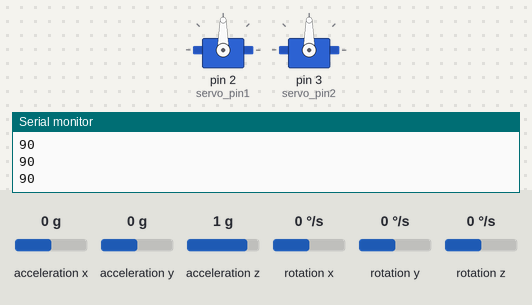
Recording of a sketch running on a simulated Arduino Uno, built with avr-gcc and run on an emulated ATmega328P. Shown: 2 × servo, the last lines printed to the serial monitor. The test bench sets the inputs (shaded band); at power-on: acceleration x 0 g, acceleration y 0 g, acceleration z 1 g, rotation x 0 °/s, rotation y 0 °/s, rotation z 0 °/s.

Above: at 3.2 s.
3.3 s: acceleration x set to -1.4 g
At 4.4 s:
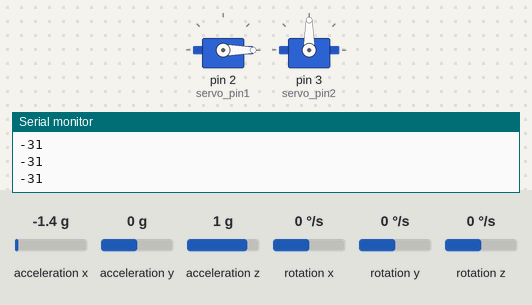
4.9 s: acceleration y set to -1.4 g
At 5.6 s:
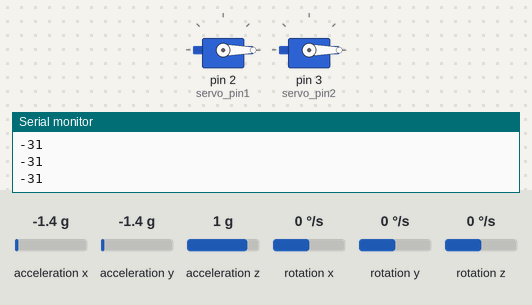
6.5 s: acceleration x set to -0.8 g
At 7.9 s:
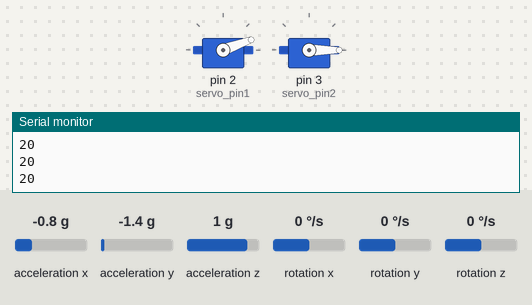
8.2 s: acceleration y set to -0.8 g
At 9.4 s:
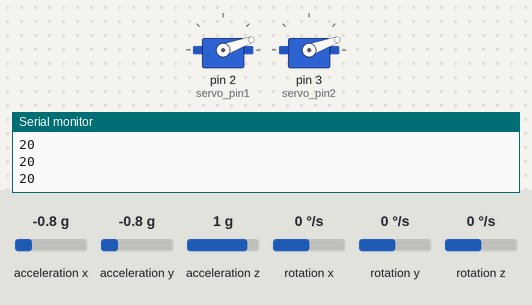
9.8 s: acceleration x set to 0.8 g
At 10.7 s:
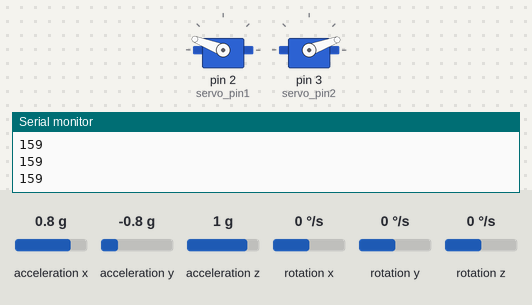
11.4 s: acceleration y set to 0 g
At 11.7 s:
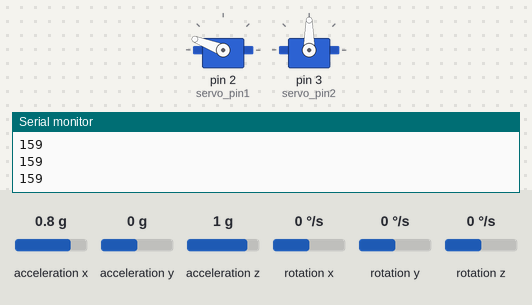
Timing chart, 0 to 13.9 s (numbered marks = the images above; inputs shaded):
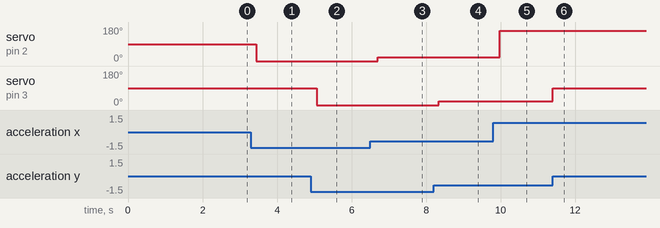

Measured:
- after the input at 3.3 s, servo on pin 2 (servo_pin1): 90° → 0° after 0.14 s
- after the input at 4.9 s, servo on pin 3 (servo_pin2): 90° → 0° after 0.17 s
- after the input at 6.5 s, servo on pin 2 (servo_pin1): 0° → 20° after 0.20 s
- after the input at 8.2 s, servo on pin 3 (servo_pin2): 0° → 20° after 0.14 s
- after the input at 9.8 s, servo on pin 2 (servo_pin1): 20° → 159° after 0.17 s
- after the input at 11.4 s, servo on pin 3 (servo_pin2): 20° → 90° at once

The sketch:

gyro_servo.ino
```cpp
#include <Wire.h>

#include <MPU6050.h>

#include <Servo.h>

Servo servo1;
Servo servo2;

int servo_pin1 = 2;
int servo_pin2 = 3;

MPU6050 sensor ;

int16_t ax, ay, az ;

int16_t gx, gy, gz ;

void setup ( )

{

servo1.attach ( servo_pin1 );
servo2.attach ( servo_pin2 );

Wire.begin ( );

Serial.begin  (9600);

Serial.println  ( "Initializing the sensor" );

sensor.initialize ( );

Serial.println (sensor.testConnection ( ) ? "Successfully Connected" : "Connection failed");

delay (1000);

Serial.println ( "Taking Values from the sensor" );

delay (1000);

}


void loop ( )

{

sensor.getMotion6 (&ax, &ay, &az, &gx, &gy, &gz);

ax = map (ax, -17000, 17000, 0, 180) ;

ay = map (ay, -17000, 17000, 0, 180) ;


Serial.println (ax);

servo1.write (ax);
servo2.write(ay);

delay (200);

}
```
